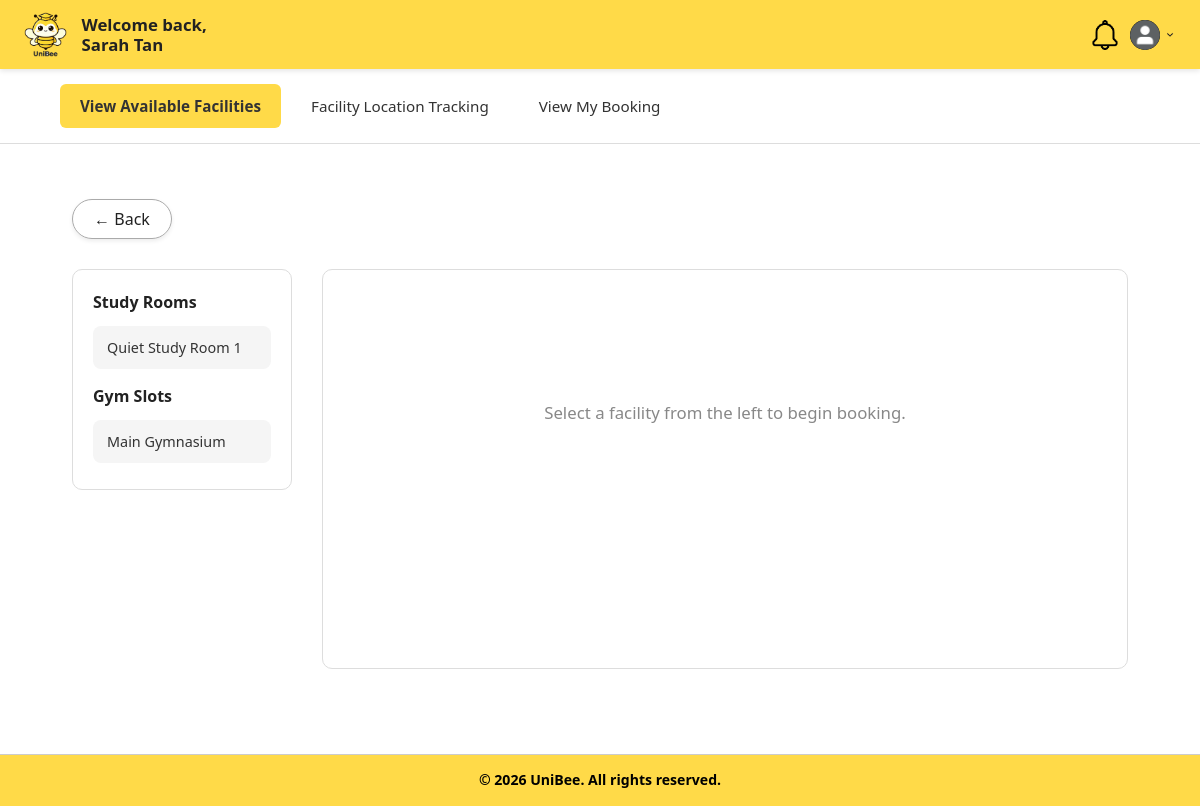
Page /boundary/bookFacilityPage.php (signed in) on the committed database.
### tables this page shows
CREATE TABLE BookableFacilities (
    id INT PRIMARY KEY AUTO_INCREMENT,
    facilityId INT NOT NULL,
    isBookable BOOLEAN DEFAULT FALSE,
    slotDuration INT,
    bookingCapacity INT NULL,
    openTime TIME,
    closeTime TIME,
    status ENUM('available', 'unavailable') DEFAULT 'available',
    createdAt DATETIME DEFAULT CURRENT_TIMESTAMP,
    updatedAt DATETIME DEFAULT CURRENT_TIMESTAMP ON UPDATE CURRENT_TIMESTAMP,
    FOREIGN KEY (facilityId) REFERENCES Facilities(id) ON DELETE CASCADE,
    UNIQUE (facilityId)
);

CREATE TABLE Facilities (
    id INT PRIMARY KEY AUTO_INCREMENT,
    universityId INT NOT NULL,
    floorId INT,
    name VARCHAR(255) NOT NULL,
    roomCode VARCHAR(100),
    type ENUM('study room', 'gym', 'lecture hall', 'lab', 'classroom') DEFAULT 'study room',
    description TEXT,
    location VARCHAR(255),
    blockFloor VARCHAR(100),
    capacity INT,
    status VARCHAR(50) DEFAULT 'active',
    createdAt DATETIME DEFAULT CURRENT_TIMESTAMP,
    updatedAt DATETIME DEFAULT CURRENT_TIMESTAMP ON UPDATE CURRENT_TIMESTAMP,
    FOREIGN KEY (universityId) REFERENCES Universities(id) ON DELETE CASCADE,
    FOREIGN KEY (floorId) REFERENCES CampusFloors(id) ON DELETE SET NULL
);

### controller/bookFacilityController.php (called while the page is built, shortened)
<?php
require_once "../database/database.php";
class BookFacilityController
{
    private $db;
    public function __construct()
    {
        $database = new Database();
        $this->db = $database->connect();
    }
    public function getBookableFacilitiesByName($universityId, $type)
    {
        try {
            $normalizedType = preg_replace('/[^a-z0-9]/', '', strtolower($type));
            $sql = "SELECT f.id AS facilityId, f.name, f.type, f.location, f.capacity,
                           f.description, bf.id AS bookableFacilityId, bf.slotDuration,
                           bf.openTime, bf.closeTime, bf.status AS bookableStatus
                    FROM Facilities f
                    INNER JOIN BookableFacilities bf ON f.id = bf.facilityId
                    WHERE f.universityId = ?
                      AND f.status = 'active'
                      AND bf.isBookable = TRUE
                      AND bf.status = 'available'
                      AND REPLACE(REPLACE(REPLACE(LOWER(f.type), ' ', ''), '-', ''), '_', '') = ?
                    ORDER BY f.name ASC";
            $stmt = $this->db->prepare($sql);
            $stmt->execute([$universityId, $normalizedType]);
            return $stmt->fetchAll(PDO::FETCH_ASSOC);
        } catch (Exception $e) {
            error_log("Bookable facilities fetch error: " . $e->getMessage());
            return false;
        }
    }
}
?>

### database/database.php (called while the page is built, shortened)
<?php
class Database
{
    private $host = 'localhost:3307';
    private $dbname = 'unibee';
    private $username = 'root';
    private $password = '';
    public function connect()
    {
        try {
            $this->pdo = new PDO(
                "mysql:host={$this->host};dbname={$this->dbname}",
                $this->username,
                $this->password
            );
            $this->pdo->setAttribute(PDO::ATTR_ERRMODE, PDO::ERRMODE_EXCEPTION);
            return $this->pdo;
        } catch (PDOException $e) {
            die("Database connection failed: " . $e->getMessage());
        }
    }
}

### boundary/bookFacilityPage.php (the view, shortened to what this page needs)
<?php
$selectedType = $_GET['type'] ?? '';
require_once "../controller/BookFacilityController.php";
$controller = new BookFacilityController();
$studyRooms = $controller->getBookableFacilitiesByName($_SESSION['university_id'], 'study room');
$gymSlots = $controller->getBookableFacilitiesByName($_SESSION['university_id'], 'gym');
$selectedFacility = null;
?>
<!DOCTYPE html>
<html lang="en">
<head>
    <link rel="stylesheet" href="../style.css">
</head>
<body>
    <header class="header">
        <div class="logo-container">
            <a href="studentDashboardPage.php">
                <img src="../images/uniBeeLogo.png" alt="UniBee Logo">
            </a>
        </div>
        <div class="welcome-message">
            <span>Welcome back,</span>
            <strong><?php echo htmlspecialchars($_SESSION['user_name']); ?></strong>
        </div>
        <div class="dashboard-header-right">
            <a href="NotificationPage.php" class="header-icon">
                <img src="../images/notification.png" alt="Notifications">
            </a>
            <div class="profile-dropdown">
                <div class="profile-container" onclick="toggleDropdown()">
                    <img src="../images/profilePic.png" alt="Profile" class="profile-icon">
                    <img src="../images/dropdown.png" alt="Menu" class="dropdown-arrow">
                </div>
            </div>
        </div>
    </header>
    <nav class="facilities-nav">
        <a href="ViewFacilitiesPage.php" class="facilities-tab active">View Available Facilities</a>
        <a href="FacilityLocationTrackingPage.php" class="facilities-tab">Facility Location Tracking</a>
        <a href="ViewMyBookingPage.php" class="facilities-tab">View My Booking</a>
    </nav>
    <main class="dashboard">
        <div class="facility-back-bar facility-back-bar--wide">
            <a href="ViewFacilitiesPage.php" class="btn-back">&#8592; Back</a>
        </div>
        <?php if ($studyRooms === false && $gymSlots === false): ?>
            <p class="error-message">Unable to load facilities, please try again.</p>
        <?php else: ?>
            <div class="book-layout">
                <aside class="book-sidebar">
                    <?php if ($selectedType === '' || $selectedType === 'studyroom'): ?>
                        <h3 style="<?php echo ($selectedType === 'studyroom') ? 'color: #f5c400;' : ''; ?>">Study Rooms</h3>
                        <?php if ($studyRooms && !empty($studyRooms)): ?>
                            <?php foreach ($studyRooms as $sr): ?>
                                <a href="bookFacilityPage.php?type=studyroom&facilityId=<?php echo urlencode($sr['bookableFacilityId']); ?>"
                                    class="book-sidebar-item <?php echo (isset($_GET['facilityId']) && $_GET['facilityId'] == $sr['bookableFacilityId']) ? 'active' : ''; ?>">
                                    <?php echo htmlspecialchars($sr['name']); ?>
                                </a>
                            <?php endforeach; ?>
                        <?php else: ?>
                            <p class="book-empty">No study rooms available.</p>
                        <?php endif; ?>
                    <?php endif; ?>
                    <?php if ($selectedType === '' || $selectedType === 'gym'): ?>
                        <h3 style="<?php echo ($selectedType === 'gym') ? 'color: #f5c400;' : ''; ?>">Gym Slots</h3>
                        <?php if ($gymSlots && !empty($gymSlots)): ?>
                        <?php foreach ($gymSlots as $gs): ?>
                            <a href="bookFacilityPage.php?type=gym&facilityId=<?php echo urlencode($gs['bookableFacilityId']); ?>"
                                class="book-sidebar-item <?php echo (isset($_GET['facilityId']) && $_GET['facilityId'] == $gs['bookableFacilityId']) ? 'active' : ''; ?>">
                                <?php echo htmlspecialchars($gs['name']); ?>
                            </a>
                        <?php endforeach; ?>
                        <?php else: ?>
                            <p class="book-empty">No gym slots available.</p>
                        <?php endif; ?>
                    <?php endif; ?>
                </aside>
                <section class="book-panel">
                    <?php if ($selectedFacility): ?>
                        <h2><?php echo htmlspecialchars($selectedFacility['name']); ?></h2>
                        <p class="book-subtitle">
                            <?php echo htmlspecialchars($selectedFacility['location'] ?? ''); ?>
                            · Capacity <?php echo htmlspecialchars($selectedFacility['capacity'] ?? ''); ?>
                        </p>
                        <form action="../controller/BookFacilityController.php" method="POST" class="book-form">
                            <input type="hidden" name="facilityId" value="<?php echo htmlspecialchars($_GET['facilityId'] ?? ''); ?>">
                            <input type="hidden" name="type" value="<?php echo htmlspecialchars($selectedType); ?>">
                            <input type="hidden" id="slotDuration"
                                value="<?php echo (int) ($selectedFacility['slotDuration'] ?? 60); ?>">
                            <div class="book-form-row">
                                <div class="form-group">
                                    <label for="bookingDate">Date</label>
                                    <input type="date" id="bookingDate" name="bookingDate" required>
                                </div>
                                <div class="form-group">
                                    <label for="startTime">Time slot</label>
                                    <input type="time" id="startTime" name="startTime" required>
                                    <input type="hidden" id="endTime" name="endTime">
                                </div>
                            </div>
                            <div class="form-group">
                                <label for="purpose">Purpose</label>
                                <input type="text" id="purpose" name="purpose" placeholder="Enter purpose" required>
                            </div>
                            <div class="book-form-actions">
                                <button type="submit" name="confirm_booking" class="btn-confirm">Confirm Booking</button>
                                <a href="BookFacilityPage.php?type=<?php echo urlencode($selectedType); ?>" class="btn-cancel">Cancel</a>
                            </div>
                        </form>
                    <?php else: ?>
                        <div class="book-placeholder">
                            <p>Select a facility from the left to begin booking.</p>
                        </div>
                    <?php endif; ?>
                </section>
            </div>
        <?php endif; ?>
    </main>
    <footer>
        <div class="footer-bottom-bar">
            &copy; 2026 UniBee. All rights reserved.
        </div>
    </footer>
</body>
</html>

### rows in the picture
bookablefacilities: facilityId.name "Quiet Study Room 1"
bookablefacilities: facilityId.name "Main Gymnasium"

### other values in the picture
$_SESSION['user_name'] "Sarah Tan"
